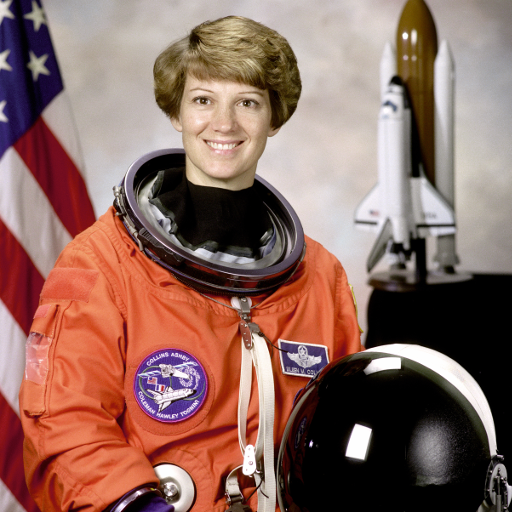
#> input picture skimage.data.astronaut(), 512 x 512 px
$ python 02_point_processing.py
#> lines starting #> are read from the running program, lines starting #| are printed output that depends on the picture; after the words box and inside, x2 and y2 are one past the last pixel; in counts of white or black regions, pixels touching at a corner belong together
### practicals/utils.py
"""Shared helpers for the Digital Image Processing practicals (OpenCV + NumPy + Matplotlib).

Every practical accepts an optional image path on the command line:
    python 01_basic_operations.py my_photo.jpg
If no path is given, a sample image shipped with scikit-image is used.

Figures are saved to practicals/outputs/<practical>/. Set DIP_SHOW=1 to also open
matplotlib windows.
"""

import os
import sys

import cv2
import matplotlib

SHOW = os.environ.get("DIP_SHOW", "0") == "1"
if not SHOW:
    matplotlib.use("Agg")  # save figures only, no GUI windows

import matplotlib.pyplot as plt  # noqa: E402
import numpy as np  # noqa: E402
from skimage import data  # noqa: E402

BASE_DIR = os.path.dirname(os.path.abspath(__file__))
OUT_ROOT = os.path.join(BASE_DIR, "outputs")


def input_path():
    """Image path passed on the command line, or None."""
    return sys.argv[1] if len(sys.argv) > 1 else None


def load_color():
    """Colour image as uint8 BGR (OpenCV convention). Default sample: skimage 'astronaut'."""
    path = input_path()
    if path:
        img = cv2.imread(path, cv2.IMREAD_COLOR)
        if img is None:
            raise FileNotFoundError(f"Could not read image: {path}")
        return img
    return cv2.cvtColor(data.astronaut(), cv2.COLOR_RGB2BGR)


def load_gray(default="camera"):
    """Grayscale uint8 image. Default sample: skimage 'camera' (or any name passed in)."""
    path = input_path()
    if path:
        img = cv2.imread(path, cv2.IMREAD_GRAYSCALE)
        if img is None:
            raise FileNotFoundError(f"Could not read image: {path}")
        return img
    return np.ascontiguousarray(getattr(data, default)())


# [5 lines left out: function load_pair_gray, not called in this run]


def out_dir(practical):
    path = os.path.join(OUT_ROOT, practical)
    os.makedirs(path, exist_ok=True)
    return path


def save_fig(fig, practical, filename):
    """Save a matplotlib figure into outputs/<practical>/ (and show it if DIP_SHOW=1)."""
    fig.savefig(os.path.join(out_dir(practical), filename), dpi=90, bbox_inches="tight")
    if SHOW:
        plt.show()
    plt.close(fig)
    print(f"  saved outputs/{practical}/{filename}")


def show_grid(images, titles, practical, filename, cols=None):
    """Plot several images in one figure. Accepts BGR colour and grayscale arrays."""
    n = len(images)
    cols = cols or min(n, 4)
    rows = int(np.ceil(n / cols))
    fig, axes = plt.subplots(rows, cols, figsize=(3.6 * cols, 3.6 * rows), squeeze=False)
    for ax in axes.ravel():
        ax.axis("off")
    for ax, img, title in zip(axes.ravel(), images, titles):
        if img.ndim == 3:
            ax.imshow(cv2.cvtColor(img, cv2.COLOR_BGR2RGB))
        elif img.dtype == np.uint8:
            ax.imshow(img, cmap="gray", vmin=0, vmax=255)
        else:
            ax.imshow(img, cmap="gray")
        ax.set_title(title, fontsize=10)
    fig.tight_layout()
    save_fig(fig, practical, filename)


# [12 lines left out: functions psnr, to_uint8, not called in this run]


def clip_u8(x):
    """Clip values to 0..255 and convert to uint8 (no rescaling)."""
    return np.clip(np.real(x), 0, 255).astype(np.uint8)

### practicals/02_point_processing.py
"""Practical 2 - Point processing: negative, flip, thresholding, contrast stretching.

Point processing changes each pixel using only its own value: s = T(r).
"""

import cv2
import numpy as np

from utils import load_color, load_gray, show_grid

PRACTICAL = "02_point_processing"


def negative(img):
    """a. Negative: s = 255 - r. Works for gray and colour images."""
    return 255 - img


def flip(img):
    """b. Flip: mirror about the vertical axis, horizontal axis, or both."""
    return {
        "horizontal": cv2.flip(img, 1),
        "vertical": cv2.flip(img, 0),
        "both": cv2.flip(img, -1),
    }


def threshold(gray, t):
    """c. Thresholding: s = 255 if r > t, else 0."""
    return np.where(gray > t, 255, 0).astype(np.uint8)


def contrast_stretch(gray):
    """d. Linear contrast stretching: s = (r - rmin) * 255 / (rmax - rmin)."""
    r = gray.astype(np.float64)
    rmin, rmax = r.min(), r.max()
    return ((r - rmin) * 255.0 / (rmax - rmin)).astype(np.uint8)


def piecewise_stretch(gray, r1, s1, r2, s2):
    """d. Piecewise-linear stretch through the control points (r1, s1) and (r2, s2).

    Requires 0 < r1 < r2 < 255.
    """
    r = gray.astype(np.float64)
    s = np.select(
        [r < r1, r <= r2],
        [s1 / r1 * r, (s2 - s1) / (r2 - r1) * (r - r1) + s1],
        default=(255 - s2) / (255 - r2) * (r - r2) + s2,
    )
    return np.clip(s, 0, 255).astype(np.uint8)


def main():
    gray = load_gray()
    color = load_color()

    # a. Negative -----------------------------------------------------------
    neg_gray = negative(gray)
    neg_color = negative(color)
#> in negative (call 2), `return 255 - img`:
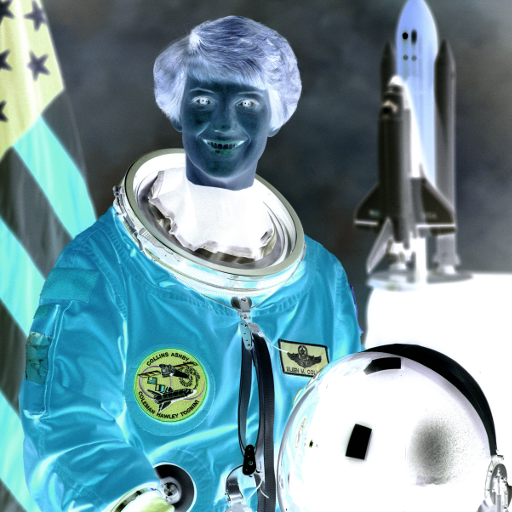
#> returned value: shape (512, 512, 3); mean of channels 0, 1, 2 158.5, 149.2, 113.4; drawn as B, G, R
    print(f"2a. Negative verified against cv2.bitwise_not: "
          f"{np.array_equal(neg_gray, cv2.bitwise_not(gray))}")
#| 2a. Negative verified against cv2.bitwise_not: True
    show_grid([gray, neg_gray, color, neg_color],
              ["Gray original", "2a. Negative (gray)", "Colour original", "2a. Negative (colour)"],
              PRACTICAL, "2a_negative.png")
#> in show_grid, `n = len(images)`: n = 4
#> in show_grid, `rows = int(np.ceil(n / cols))`: rows = 1
#> the loop in show_grid, `for ax in axes.ravel():` made 4 passes
#> the loop in show_grid, `for ax, img, title in zip(axes.ravel(), images, titles):` made 4 passes
#> title on passes 1 to 4: 'Gray original', '2a. Negative (gray)', 'Colour original', '2a. Negative (colour)'
#> in save_fig, `fig.savefig(os.path.join(out_dir(practical), filename), dpi=90, bbox_i..`:
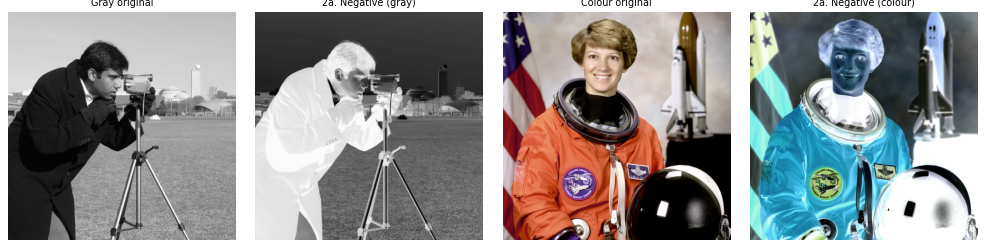
#> figure drawn by matplotlib, 4 panels

    # b. Flip ---------------------------------------------------------------
    flips = flip(color)
#> flips = 3 items
    print("2b. Flipped horizontally, vertically and both ways")
    show_grid([color, flips["horizontal"], flips["vertical"], flips["both"]],
              ["Original", "2b. Horizontal flip", "2b. Vertical flip", "2b. Flip both"],
              PRACTICAL, "2b_flip.png")
#> the loop in show_grid (call 2), `for ax in axes.ravel():` made 4 passes
#> the loop in show_grid (call 2), `for ax, img, title in zip(axes.ravel(), images, titles):` made 4 passes
#> call 2 of save_fig, with practical = '02_point_processing', filename = '2b_flip.png'
#> in save_fig (call 2), `fig.savefig(os.path.join(out_dir(practical), filename), dpi=90, bbox_i..`:
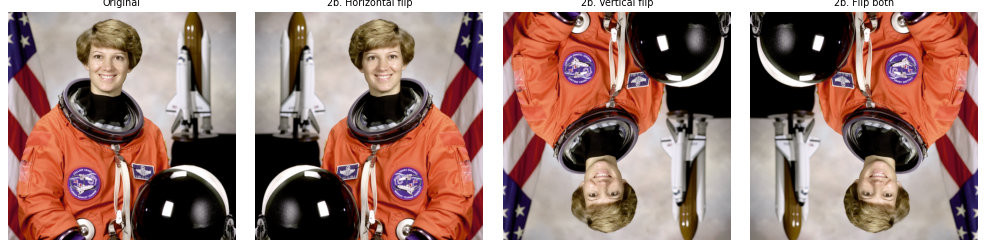
#> figure drawn by matplotlib, 4 panels

    # c. Thresholding -------------------------------------------------------
    t_values = [60, 127, 200]
    thresholded = [threshold(gray, t) for t in t_values]
#> in threshold, `return np.where(gray > t, 255, 0).astype(np.uint8)`:
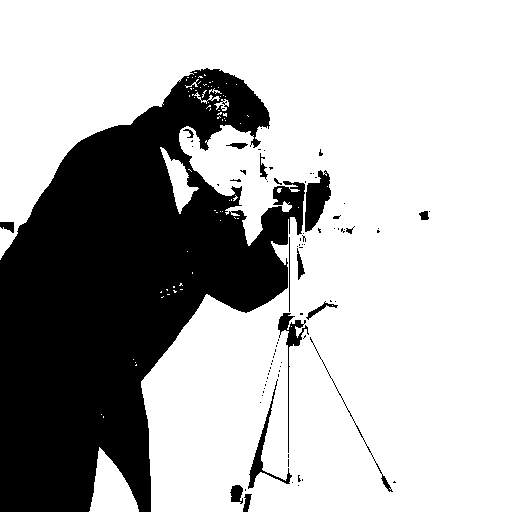
#> returned value: shape (512, 512); 70.6% white; 84 black regions (67 under 20 px), largest, box (x1, y1, x2, y2) and area: (0, 68, 305, 512) 73275, (305, 170, 331, 232) 960, (248, 379, 292, 489) 617
#> in threshold (call 2), `return np.where(gray > t, 255, 0).astype(np.uint8)`: returned value: shape (512, 512); 64.3% white; 1732 black regions (1710 under 20 px), largest, box (x1, y1, x2, y2) and area: (0, 64, 461, 512) 88530, (469, 178, 512, 196) 244, (0, 221, 15, 236) 175
#> call 3 of threshold, with t = 200
#> in threshold (call 3), `return np.where(gray > t, 255, 0).astype(np.uint8)`:
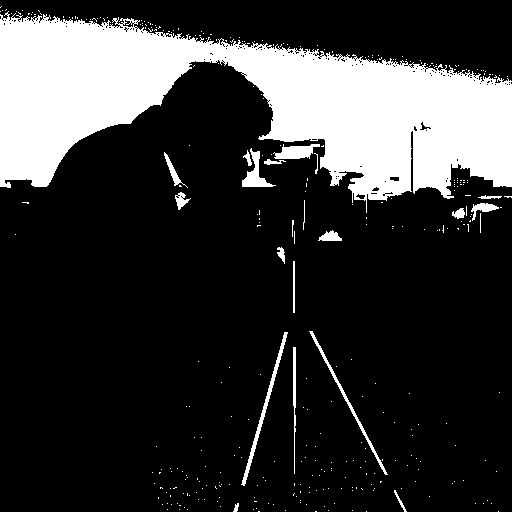
#> returned value: shape (512, 512); 21% white; 353 white regions (331 under 20 px), largest, box (x1, y1, x2, y2) and area: (0, 11, 512, 213) 51017, (241, 332, 288, 486) 603, (309, 331, 388, 475) 492
#> thresholded = 3 items
    same_as_cv = np.array_equal(thresholded[1],
                                cv2.threshold(gray, 127, 255, cv2.THRESH_BINARY)[1])
#> same_as_cv = True
    print(f"2c. Threshold at T=127 matches cv2.threshold: {same_as_cv}")
#| 2c. Threshold at T=127 matches cv2.threshold: True
    show_grid([gray] + thresholded,
              ["Gray original"] + [f"2c. T = {t}" for t in t_values],
              PRACTICAL, "2c_threshold.png")

    # d. Contrast stretching -----------------------------------------------
    low = (gray * 0.3 + 80).astype(np.uint8)  # deliberately low-contrast image
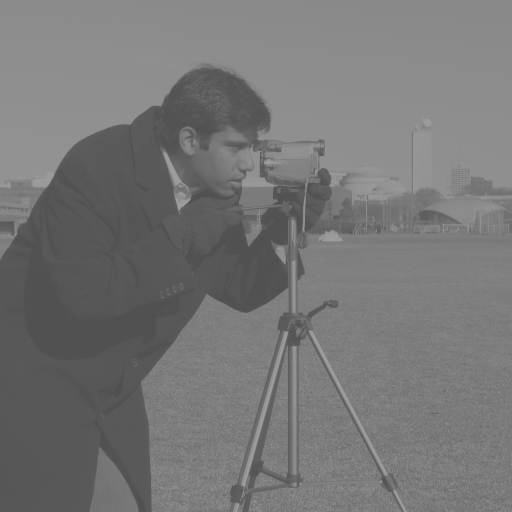
#> low: shape (512, 512); min 80, max 156, mean 118.3
    stretched = contrast_stretch(low)
#> in contrast_stretch, `rmin, rmax = r.min(), r.max()`: rmin = 80; rmax = 156
    r1, r2 = np.percentile(low, [5, 95])
#> r1 = 83; r2 = 143
    piece = piecewise_stretch(low, r1, 0, r2, 255)
#> in piecewise_stretch, `s = np.select( [r < r1, r <= r2], [s1 / r1 * r, (s2 - s1) / (r2 - r1) ..`:
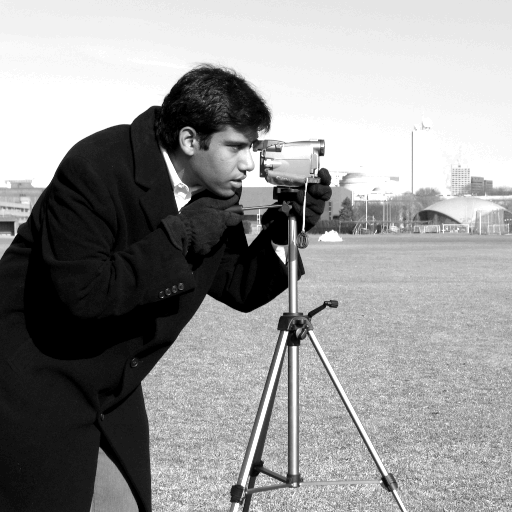
#> s: shape (512, 512) float64; min 0, max 255, mean 149.5
    print(f"2d. Low-contrast range {low.min()}-{low.max()} -> linear stretch "
          f"{stretched.min()}-{stretched.max()}; piecewise (r1={r1:.0f}, r2={r2:.0f}) "
          f"{piece.min()}-{piece.max()}")
#| 2d. Low-contrast range 80-156 -> linear stretch 0-255; piecewise (r1=83, r2=143) 0-255
    show_grid([low, stretched, piece],
              ["Low-contrast input", "2d. Linear min-max stretch",
               f"2d. Piecewise stretch ({r1:.0f}, {r2:.0f})"],
              PRACTICAL, "2d_contrast_stretch.png")


if __name__ == "__main__":
    main()
